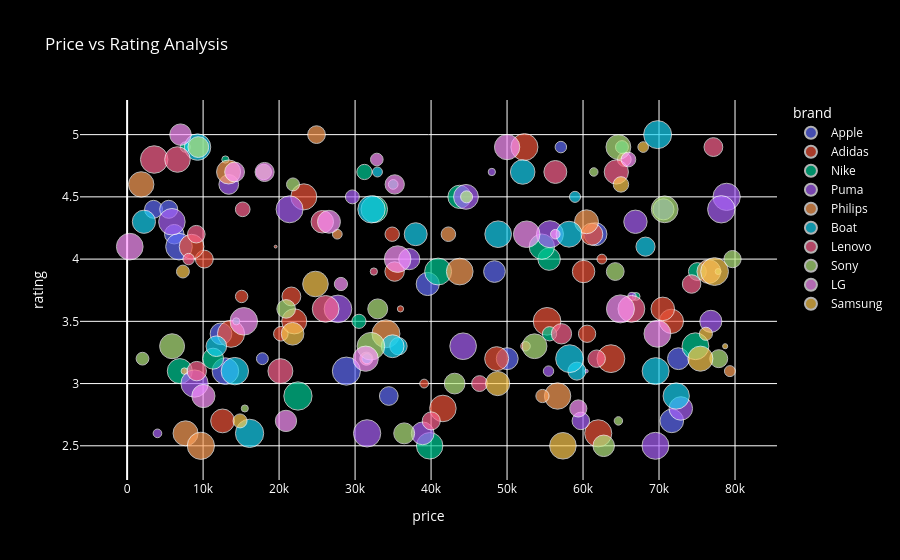

This figure's notebook cell:
### Code cell
fig = px.scatter(
    df,
    x="price",
    y="rating",
    color="brand",
    size="reviews",
    hover_data=["product_name"],
    title="Price vs Rating Analysis"
)
fig.update_layout( plot_bgcolor="black",paper_bgcolor="black",font=dict(color="white")   )
fig.show()

### Figure 1 — Plotly figure (JSON) as saved in the notebook; plotly's stock layout.template omitted (floating-point values rounded to 4 significant figures)
{"data": [{"customdata": [["Apple Product 1"], ["Apple Product 2"], ["Apple Product 3"], ["Apple Product 6"], ["Apple Product 8"], ["Apple Product 9"], ["Apple Product 10"], ["Apple Product 21"], ["Apple Product 32"], ["Apple Product 40"], ["Apple Product 55"], ["Apple Product 70"], ["Apple Product 75"], ["Apple Product 104"], ["Apple Product 144"], ["Apple Product 173"], ["Apple Product 196"], ["Apple Product 200"]], "hovertemplate": "brand=Apple<br>price=%{x}<br>rating=%{y}<br>reviews=%{marker.size}<br>product_name=%{customdata[0]}<extra></extra>", "legendgroup": "Apple", "marker": {"color": "#636efa", "size": [2011, 3461, 4936, 2945, 2967, 2375, 2993, 2791, 262, 4433, 881, 2179, 3350, 2030, 3302, 828, 4408, 2943], "sizemode": "area", "sizeref": 12.49, "symbol": "circle"}, "mode": "markers", "name": "Apple", "orientation": "v", "showlegend": true, "type": "scatter", "x": [3478, 71682, 28857, 12356, 72557, 6206, 50023, 70581, 7916, 6830, 17801, 34437, 39563, 5476, 61633, 57081, 12939, 48347], "xaxis": "x", "y": [4.4, 2.7, 3.1, 3.4, 3.2, 4.2, 3.2, 4.4, 3.1, 4.1, 3.2, 2.9, 3.8, 4.4, 4.2, 4.9, 3.1, 3.9], "yaxis": "y"}, {"customdata": [["Adidas Product 4"], ["Adidas Product 12"], ["Adidas Product 24"], ["Adidas Product 35"], ["Adidas Product 38"], ["Adidas Product 41"], ["Adidas Product 44"], ["Adidas Product 53"], ["Adidas Product 63"], ["Adidas Product 67"], ["Adidas Product 68"], ["Adidas Product 82"], ["Adidas Product 84"], ["Adidas Product 85"], ["Adidas Product 94"], ["Adidas Product 97"], ["Adidas Product 106"], ["Adidas Product 109"], ["Adidas Product 125"], ["Adidas Product 126"], ["Adidas Product 137"], ["Adidas Product 155"], ["Adidas Product 158"], ["Adidas Product 160"], ["Adidas Product 177"], ["Adidas Product 190"], ["Adidas Product 193"], ["Adidas Product 194"]], "hovertemplate": "brand=Adidas<br>price=%{x}<br>rating=%{y}<br>reviews=%{marker.size}<br>product_name=%{customdata[0]}<extra></extra>", "legendgroup": "Adidas", "marker": {"color": "#EF553B", "size": [3684, 2216, 1328, 3536, 3461, 3948, 484, 3594, 4591, 1869, 573, 601, 50, 4248, 4789, 242, 3026, 1994, 4394, 4834, 1291, 2364, 967, 3147, 1177, 4570, 4604, 3808], "sizemode": "area", "sizeref": 12.49, "symbol": "circle"}, "mode": "markers", "name": "Adidas", "orientation": "v", "showlegend": true, "type": "scatter", "x": [71626, 21617, 20232, 12563, 70492, 21998, 39090, 48634, 13673, 60532, 52427, 62477, 19542, 23253, 55269, 35974, 61152, 10161, 41559, 63664, 34887, 35203, 15071, 60071, 65430, 52289, 61997, 8485], "xaxis": "x", "y": [3.5, 3.7, 3.4, 2.7, 3.6, 3.5, 3.0, 3.2, 3.4, 3.4, 3.3, 4.0, 4.1, 4.5, 3.5, 3.6, 4.2, 4.0, 2.8, 3.2, 4.2, 3.9, 3.7, 3.9, 4.8, 4.9, 2.6, 4.1], "yaxis": "y"}, {"customdata": [["Nike Product 5"], ["Nike Product 16"], ["Nike Product 18"], ["Nike Product 19"], ["Nike Product 34"], ["Nike Product 46"], ["Nike Product 64"], ["Nike Product 65"], ["Nike Product 66"], ["Nike Product 77"], ["Nike Product 80"], ["Nike Product 92"], ["Nike Product 128"], ["Nike Product 131"], ["Nike Product 142"], ["Nike Product 157"], ["Nike Product 167"], ["Nike Product 176"], ["Nike Product 185"], ["Nike Product 198"]], "hovertemplate": "brand=Nike<br>price=%{x}<br>rating=%{y}<br>reviews=%{marker.size}<br>product_name=%{customdata[0]}<extra></extra>", "legendgroup": "Nike", "marker": {"color": "#00cc96", "size": [1278, 4420, 390, 3157, 1995, 661, 1455, 3377, 322, 4493, 2750, 1256, 4380, 3918, 589, 4529, 1039, 4997, 327, 4013], "sizemode": "area", "sizeref": 12.49, "symbol": "circle"}, "mode": "markers", "name": "Nike", "orientation": "v", "showlegend": true, "type": "scatter", "x": [55592, 32525, 66984, 55533, 75047, 7655, 31229, 43740, 14368, 74793, 11314, 30511, 39818, 6934, 35016, 40930, 65123, 22480, 12935, 54579], "xaxis": "x", "y": [3.4, 4.4, 3.7, 4.0, 3.9, 4.9, 4.7, 4.5, 3.5, 3.3, 3.2, 3.5, 2.5, 3.1, 4.6, 3.9, 4.9, 2.9, 4.8, 4.1], "yaxis": "y"}, {"customdata": [["Puma Product 7"], ["Puma Product 14"], ["Puma Product 26"], ["Puma Product 43"], ["Puma Product 54"], ["Puma Product 56"], ["Puma Product 57"], ["Puma Product 59"], ["Puma Product 62"], ["Puma Product 76"], ["Puma Product 78"], ["Puma Product 81"], ["Puma Product 91"], ["Puma Product 102"], ["Puma Product 110"], ["Puma Product 127"], ["Puma Product 140"], ["Puma Product 143"], ["Puma Product 159"], ["Puma Product 174"], ["Puma Product 178"], ["Puma Product 182"], ["Puma Product 189"], ["Puma Product 192"]], "hovertemplate": "brand=Puma<br>price=%{x}<br>rating=%{y}<br>reviews=%{marker.size}<br>product_name=%{customdata[0]}<extra></extra>", "legendgroup": "Puma", "marker": {"color": "#ab63fa", "size": [4397, 4651, 4652, 4557, 4548, 2813, 421, 4524, 331, 3449, 4756, 1212, 4429, 675, 4641, 2431, 1917, 4667, 3408, 464, 81, 3247, 3841, 3048], "sizemode": "area", "sizeref": 12.49, "symbol": "circle"}, "mode": "markers", "name": "Puma", "orientation": "v", "showlegend": true, "type": "scatter", "x": [5895, 8875, 31585, 55644, 69529, 37130, 66444, 21378, 47995, 72867, 27749, 29644, 44220, 55455, 78897, 13376, 59710, 78193, 66898, 3994, 60436, 38896, 44596, 76819], "xaxis": "x", "y": [4.3, 3.0, 2.6, 4.2, 2.5, 4.0, 3.7, 4.4, 4.7, 2.8, 3.6, 4.5, 3.3, 3.1, 4.5, 4.6, 2.7, 4.4, 4.3, 2.6, 3.1, 2.6, 4.5, 3.5], "yaxis": "y"}, {"customdata": [["Philips Product 11"], ["Philips Product 13"], ["Philips Product 45"], ["Philips Product 50"], ["Philips Product 51"], ["Philips Product 61"], ["Philips Product 112"], ["Philips Product 113"], ["Philips Product 118"], ["Philips Product 146"], ["Philips Product 150"], ["Philips Product 164"], ["Philips Product 165"], ["Philips Product 168"], ["Philips Product 175"], ["Philips Product 187"]], "hovertemplate": "brand=Philips<br>price=%{x}<br>rating=%{y}<br>reviews=%{marker.size}<br>product_name=%{customdata[0]}<extra></extra>", "legendgroup": "Philips", "marker": {"color": "#FFA15A", "size": [589, 267, 3910, 1077, 4617, 3525, 4020, 3572, 4888, 753, 1322, 4456, 1961, 3611, 4356, 1087], "sizemode": "area", "sizeref": 12.49, "symbol": "circle"}, "mode": "markers", "name": "Philips", "orientation": "v", "showlegend": true, "type": "scatter", "x": [27660, 7531, 7692, 31485, 9708, 76550, 1858, 60458, 34062, 79329, 42281, 43773, 24927, 13354, 56650, 54660], "xaxis": "x", "y": [4.2, 3.1, 2.6, 3.2, 2.5, 3.9, 4.6, 4.3, 3.4, 3.1, 4.2, 3.9, 5.0, 4.7, 2.9, 2.9], "yaxis": "y"}, {"customdata": [["Boat Product 15"], ["Boat Product 20"], ["Boat Product 27"], ["Boat Product 28"], ["Boat Product 39"], ["Boat Product 79"], ["Boat Product 87"], ["Boat Product 89"], ["Boat Product 90"], ["Boat Product 116"], ["Boat Product 121"], ["Boat Product 124"], ["Boat Product 135"], ["Boat Product 148"], ["Boat Product 151"], ["Boat Product 152"], ["Boat Product 156"], ["Boat Product 169"], ["Boat Product 170"], ["Boat Product 181"], ["Boat Product 197"]], "hovertemplate": "brand=Boat<br>price=%{x}<br>rating=%{y}<br>reviews=%{marker.size}<br>product_name=%{customdata[0]}<extra></extra>", "legendgroup": "Boat", "marker": {"color": "#19d3f3", "size": [3763, 4537, 4368, 4327, 622, 4192, 4882, 2030, 639, 4673, 767, 1893, 4826, 2283, 3285, 2653, 4992, 3363, 3261, 4690, 4430], "sizemode": "area", "sizeref": 12.49, "symbol": "circle"}, "mode": "markers", "name": "Boat", "orientation": "v", "showlegend": true, "type": "scatter", "x": [52056, 69552, 9271, 72263, 32942, 58154, 69816, 59191, 31558, 32163, 58943, 35709, 58228, 68221, 37977, 11742, 16115, 2211, 34937, 14179, 48829], "xaxis": "x", "y": [4.7, 3.1, 4.9, 2.9, 4.7, 4.2, 5.0, 3.1, 3.2, 4.4, 4.5, 3.3, 3.2, 4.1, 4.2, 3.3, 2.6, 4.3, 3.3, 3.1, 4.2], "yaxis": "y"}, {"customdata": [["Lenovo Product 17"], ["Lenovo Product 47"], ["Lenovo Product 48"], ["Lenovo Product 49"], ["Lenovo Product 71"], ["Lenovo Product 83"], ["Lenovo Product 88"], ["Lenovo Product 105"], ["Lenovo Product 107"], ["Lenovo Product 108"], ["Lenovo Product 133"], ["Lenovo Product 136"], ["Lenovo Product 139"], ["Lenovo Product 141"], ["Lenovo Product 147"], ["Lenovo Product 163"], ["Lenovo Product 172"], ["Lenovo Product 183"], ["Lenovo Product 184"]], "hovertemplate": "brand=Lenovo<br>price=%{x}<br>rating=%{y}<br>reviews=%{marker.size}<br>product_name=%{customdata[0]}<extra></extra>", "legendgroup": "Lenovo", "marker": {"color": "#FF6692", "size": [3276, 1931, 330, 2141, 2574, 3150, 4493, 3884, 1346, 4721, 2038, 817, 1901, 4466, 2212, 3663, 2359, 4074, 1562], "sizemode": "area", "sizeref": 12.49, "symbol": "circle"}, "mode": "markers", "name": "Lenovo", "orientation": "v", "showlegend": true, "type": "scatter", "x": [56355, 9107, 32471, 74285, 57159, 25685, 66362, 20173, 15212, 3565, 40024, 8094, 61792, 26128, 77155, 64378, 9168, 6628, 46379], "xaxis": "x", "y": [4.7, 4.2, 3.9, 3.8, 3.4, 4.3, 3.6, 3.1, 4.4, 4.8, 2.7, 4.0, 3.2, 3.6, 4.9, 4.7, 3.1, 4.8, 3.0], "yaxis": "y"}, {"customdata": [["Sony Product 22"], ["Sony Product 36"], ["Sony Product 37"], ["Sony Product 58"], ["Sony Product 74"], ["Sony Product 93"], ["Sony Product 95"], ["Sony Product 96"], ["Sony Product 98"], ["Sony Product 99"], ["Sony Product 100"], ["Sony Product 101"], ["Sony Product 115"], ["Sony Product 120"], ["Sony Product 122"], ["Sony Product 132"], ["Sony Product 134"], ["Sony Product 149"], ["Sony Product 166"], ["Sony Product 180"], ["Sony Product 191"], ["Sony Product 195"]], "hovertemplate": "brand=Sony<br>price=%{x}<br>rating=%{y}<br>reviews=%{marker.size}<br>product_name=%{customdata[0]}<extra></extra>", "legendgroup": "Sony", "marker": {"color": "#B6E880", "size": [2162, 448, 900, 2737, 2709, 3821, 2886, 4478, 1050, 227, 1493, 2682, 2016, 1973, 4769, 444, 1853, 3855, 3879, 2479, 1017, 309], "sizemode": "area", "sizeref": 12.49, "symbol": "circle"}, "mode": "markers", "name": "Sony", "orientation": "v", "showlegend": true, "type": "scatter", "x": [20930, 61413, 44673, 36465, 9371, 53624, 62718, 70745, 21832, 77780, 17986, 43106, 77856, 64238, 32090, 64654, 79671, 64651, 5920, 32980, 2024, 15492], "xaxis": "x", "y": [3.6, 4.7, 4.5, 2.6, 4.9, 3.3, 2.5, 4.4, 4.6, 3.9, 4.7, 3.0, 3.2, 3.9, 3.3, 2.7, 4.0, 4.9, 3.3, 3.6, 3.2, 2.8], "yaxis": "y"}, {"customdata": [["LG Product 23"], ["LG Product 29"], ["LG Product 30"], ["LG Product 33"], ["LG Product 52"], ["LG Product 69"], ["LG Product 72"], ["LG Product 86"], ["LG Product 103"], ["LG Product 111"], ["LG Product 114"], ["LG Product 123"], ["LG Product 138"], ["LG Product 145"], ["LG Product 153"], ["LG Product 161"], ["LG Product 162"], ["LG Product 171"], ["LG Product 179"], ["LG Product 188"]], "hovertemplate": "brand=LG<br>price=%{x}<br>rating=%{y}<br>reviews=%{marker.size}<br>product_name=%{customdata[0]}<extra></extra>", "legendgroup": "LG", "marker": {"color": "#FF97FF", "size": [2449, 3273, 1845, 3981, 1090, 4397, 4728, 999, 2871, 569, 4413, 4513, 3351, 4904, 4449, 2268, 2322, 4002, 2835, 1352], "sizemode": "area", "sizeref": 12.49, "symbol": "circle"}, "mode": "markers", "name": "LG", "orientation": "v", "showlegend": true, "type": "scatter", "x": [14147, 26565, 59377, 31395, 28138, 52586, 15357, 32862, 7026, 56348, 35600, 69788, 10038, 64922, 350, 18092, 35218, 50008, 20906, 65971], "xaxis": "x", "y": [4.7, 4.3, 2.8, 3.2, 3.8, 4.2, 3.5, 4.8, 5.0, 4.2, 4.0, 3.4, 2.9, 3.6, 4.1, 4.7, 4.6, 4.9, 2.7, 4.8], "yaxis": "y"}, {"customdata": [["Samsung Product 25"], ["Samsung Product 31"], ["Samsung Product 42"], ["Samsung Product 60"], ["Samsung Product 73"], ["Samsung Product 117"], ["Samsung Product 119"], ["Samsung Product 129"], ["Samsung Product 130"], ["Samsung Product 154"], ["Samsung Product 186"], ["Samsung Product 199"]], "hovertemplate": "brand=Samsung<br>price=%{x}<br>rating=%{y}<br>reviews=%{marker.size}<br>product_name=%{customdata[0]}<extra></extra>", "legendgroup": "Samsung", "marker": {"color": "#FECB52", "size": [164, 4825, 3203, 1226, 4415, 1494, 706, 1039, 3926, 4088, 1081, 3647], "sizemode": "area", "sizeref": 12.49, "symbol": "circle"}, "mode": "markers", "name": "Samsung", "orientation": "v", "showlegend": true, "type": "scatter", "x": [78704, 77310, 21779, 14863, 57354, 64989, 67915, 7346, 75443, 24786, 76165, 48766], "xaxis": "x", "y": [3.3, 3.9, 3.4, 2.7, 2.5, 4.6, 4.9, 3.9, 3.2, 3.8, 3.4, 3.0], "yaxis": "y"}], "layout": {"font": {"color": "white"}, "legend": {"itemsizing": "constant", "title": {"text": "brand"}, "tracegroupgap": 0}, "paper_bgcolor": "black", "plot_bgcolor": "black", "title": {"text": "Price vs Rating Analysis"}, "xaxis": {"anchor": "y", "domain": [0, 1], "title": {"text": "price"}}, "yaxis": {"anchor": "x", "domain": [0, 1], "title": {"text": "rating"}}}}
